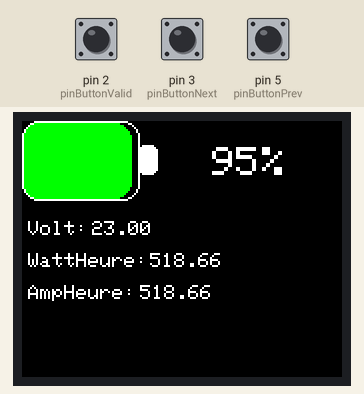
A sketch run on a simulated Arduino Uno, built with avr-gcc and run on an emulated ATmega328P. Parts: 160×128 colour display. The test bench sets the inputs (shaded band); at power-on: pin 3 (pinButtonNext) LOW, pin 2 (pinButtonValid) LOW, pin 5 (pinButtonPrev) LOW.

Above: at 3.4 s.
3.5 s: pin 3 (pinButtonNext) pulled HIGH for 0.15 s
At 4.4 s:
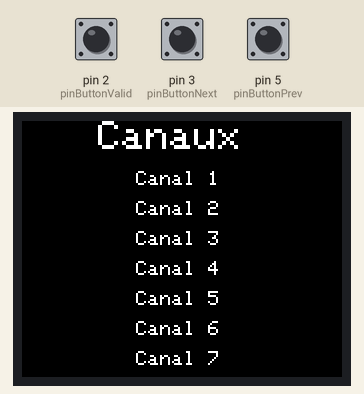
5.1 s: pin 2 (pinButtonValid) pulled HIGH for 0.15 s
At 5.9 s:
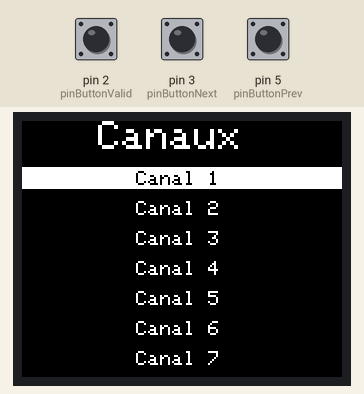
Timing chart, 0 to 8.1 s (numbered marks = the images above; inputs shaded):
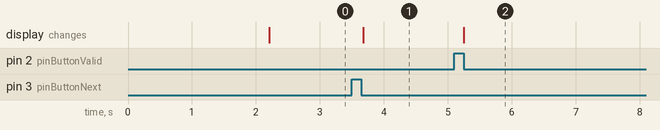

The sketch:

Main.ino
```cpp
#include "Extended.h"

int iPercent;
float fVoltage = 23;
float fWattHeure = 518.665;
float fAmpHeure = 518.665;
bool  bScreenP = 0; //1 si sur batterie 0 sur canaux
int   iScreenS =0;

void setup() {
     // put your setup code here, to run once:
     Boot();
     pinMode(pinButtonValid, INPUT);
     pinMode(pinButtonCancel, INPUT);
     pinMode(pinButtonNext, INPUT);
     pinMode(pinButtonPrev, INPUT);
     delay(2000);
     CleanScreenBlack();
     DrawBattery();
     iPercent = fVoltage/24*100;
     UpdateBattery(iPercent);
     PrintVoltage(fVoltage);
     PrintWH(fWattHeure);
     PrintAH(fAmpHeure);
}

void loop() {
    // put your main code here, to run repeatedly:
    if(((digitalRead(pinButtonNext)) || (digitalRead(pinButtonPrev))) && iScreenS == 0){
      bScreenP = !bScreenP ;
      if(digitalRead(pinButtonNext)){
        while(digitalRead(pinButtonNext)){};
      }
      else if (digitalRead(pinButtonPrev)){
         while(digitalRead(pinButtonPrev)){};
      }
      CleanScreenBlack();
      if (bScreenP){
        PrintCanauxScreen();
      }
      else{
        DrawBattery();
        iPercent = fVoltage / 24 * 100;
        UpdateBattery(iPercent);
        PrintVoltage(fVoltage);
        PrintWH(fWattHeure);
        PrintAH(fAmpHeure);
      }
    }
    if (bScreenP && (digitalRead(pinButtonValid))){
          while(digitalRead(pinButtonValid)){};
          SelectCanal(iScreenS);
        }

}
```

Extended.cpp
```cpp
#include "Extended.h"


Adafruit_ST7735 tft = Adafruit_ST7735(TFT_CS,  TFT_DC, TFT_RST);

void Boot (){
   tft.initR(INITR_BLACKTAB);
   Serial.begin(9600);
   tft.setRotation(3);
   tft.setTextWrap(false);
   tft.fillScreen(ST7735_BLACK);
   tft.setTextColor(ST7735_BLUE);
   tft.setTextSize(2);
   tft.setCursor(25, 50);
   tft.println("Walking");
   tft.setCursor(50, 70);
   tft.println("Machine");
}

void DrawBattery(){
  tft.drawRoundRect(0, 0, 59, 40, 8, ST7735_WHITE); //big rectangle
  tft.fillRoundRect(58, 12, 10, 15, 3, ST7735_WHITE); //fill little rect
}

void UpdateBattery(int iPercent){
  if(iPercent > 22){ // mise à jour dynamique du rectangle de la batterie
    tft.fillRoundRect(1, 1, 57*iPercent/100, 38, 8, ST7735_GREEN); //big dynamic rect
    tft.drawPixel(6,1, ST7735_GREEN);
    tft.drawPixel(4,2, ST7735_GREEN);
    tft.drawPixel(3,3, ST7735_GREEN);
    tft.drawPixel(2,4, ST7735_GREEN);
    tft.drawPixel(1,6, ST7735_GREEN);

    tft.drawPixel(6,38, ST7735_GREEN);
    tft.drawPixel(4,37, ST7735_GREEN);
    tft.drawPixel(3,36, ST7735_GREEN);
    tft.drawPixel(2,35, ST7735_GREEN);
    tft.drawPixel(1,33, ST7735_GREEN);
  }
  else if ((iPercent <= 22) && (iPercent > 20)){ // fin de la mise à jour dynamique du rectangle
    tft.fillRoundRect(1, 1, 57*22/100, 38, 8, ST7735_GREEN);
    tft.drawPixel(5,1, ST7735_WHITE);
    tft.drawPixel(4,2, ST7735_GREEN);
    tft.drawPixel(3,3, ST7735_GREEN);
    tft.drawPixel(2,4, ST7735_GREEN);
    tft.drawPixel(1,6, ST7735_GREEN);

    tft.drawPixel(5,38, ST7735_WHITE);
    tft.drawPixel(4,37, ST7735_GREEN);
    tft.drawPixel(3,36, ST7735_GREEN);
    tft.drawPixel(2,35, ST7735_GREEN);
    tft.drawPixel(1,33, ST7735_GREEN);
  }
  else{ // Batterie à 20% ou en dessous
    tft.fillRoundRect(1, 1, 57*22/100, 38, 8, ST7735_RED);
    tft.drawPixel(5,1, ST7735_WHITE);
    tft.drawPixel(4,2, ST7735_RED);
    tft.drawPixel(3,3, ST7735_RED);
    tft.drawPixel(2,4, ST7735_RED);
    tft.drawPixel(1,6, ST7735_RED);

    tft.drawPixel(5,38, ST7735_WHITE);
    tft.drawPixel(4,37, ST7735_RED);
    tft.drawPixel(3,36, ST7735_RED);
    tft.drawPixel(2,35, ST7735_RED);
    tft.drawPixel(1,33, ST7735_RED);
  }
  //traitement de la valeur en pourcentage
  if(iPercent == 100){ //100%
   tft.setTextColor(ST7735_WHITE);
   tft.setTextSize(2);
   tft.setCursor(88, 13);
   tft.println(iPercent);
   tft.setCursor(125, 13);
   tft.println("%");
  }
  else if (iPercent >= 10){ // entre 10 et 100
   tft.setTextColor(ST7735_WHITE);
   tft.setTextSize(2);
   tft.setCursor(95, 13);
   tft.println(iPercent);
   tft.setCursor(120, 13);
   tft.println("%");
  }
  else{ // en dessous de 10%
   tft.setTextColor(ST7735_WHITE);
   tft.setTextSize(2);
   tft.setCursor(100, 13);
   tft.println(iPercent);
   tft.setCursor(115, 13);
   tft.println("%");
  }
}

void PrintVoltage (float fVolt){ // affichage voltage
   tft.setTextColor(ST7735_WHITE);
   tft.setTextSize(1);
   tft.setCursor(3, 50);
   tft.println("Volt:");
   tft.setCursor(35, 50);
   tft.println(fVolt);
}

void PrintWH (float fWattHeure){ // affichage WattHeure
   tft.setTextColor(ST7735_WHITE);
   tft.setTextSize(1);
   tft.setCursor(3, 66);
   tft.println("WattHeure:");
   tft.setCursor(64, 66);
   tft.println(fWattHeure);
}

void PrintAH (float fAmpHeure){ // affichage AmpereHeure
   tft.setTextColor(ST7735_WHITE);
   tft.setTextSize(1);
   tft.setCursor(3, 82);
   tft.println("AmpHeure:");
   tft.setCursor(59, 82);
   tft.println(fAmpHeure);
}

void CleanScreenBlack (){
   tft.fillScreen(ST7735_BLACK);
}

void PrintCanauxScreen(){
   tft.setTextColor(ST7735_WHITE);
   tft.setTextSize(2);
   tft.setCursor(38, 0);
   tft.println("Canaux");
   tft.setTextSize(1);
   tft.setCursor(57, 25);
   tft.println("Canal 1");
   tft.setCursor(57, 40);
   tft.println("Canal 2");
   tft.setCursor(57, 55);
   tft.println("Canal 3");
   tft.setCursor(57, 70);
   tft.println("Canal 4");
   tft.setCursor(57, 85);
   tft.println("Canal 5");
   tft.setCursor(57, 100);
   tft.println("Canal 6");
   tft.setCursor(57, 115);
   tft.println("Canal 7");
}

void SelectCanal(int iSel){
  if(iSel==0){
    iSel = 1;
  }
  do{
  switch(iSel){
    case 1 :
      tft.fillRect(0, 23, 160, 11, ST7735_WHITE); //big rectangle
      tft.setTextColor(ST7735_BLACK);
      tft.setTextSize(1);
      tft.setCursor(57, 25);
      tft.println("Canal 1");
      break;
    case 2 :
      tft.fillRect(0, 38, 160, 11, ST7735_WHITE); //big rectangle
      tft.setTextColor(ST7735_BLACK);
      tft.setTextSize(1);
      tft.setCursor(57, 40);
      tft.println("Canal 2");
      break;
    case 3 :
      tft.fillRect(0, 53, 160, 11, ST7735_WHITE); //big rectangle
      tft.setTextColor(ST7735_BLACK);
      tft.setTextSize(1);
      tft.setCursor(57, 55);
      tft.println("Canal 3");
      break;
    case 4 :
      tft.fillRect(0, 68, 160, 11, ST7735_WHITE); //big rectangle
      tft.setTextColor(ST7735_BLACK);
      tft.setTextSize(1);
      tft.setCursor(57, 70);
      tft.println("Canal 4");
      break;
    case 5 :
      tft.fillRect(0, 83, 160, 11, ST7735_WHITE); //big rectangle
      tft.setTextColor(ST7735_BLACK);
      tft.setTextSize(1);
      tft.setCursor(57, 85);
      tft.println("Canal 5");
      break;
    case 6 :
      tft.fillRect(0, 98, 160, 11, ST7735_WHITE); //big rectangle
      tft.setTextColor(ST7735_BLACK);
      tft.setTextSize(1);
      tft.setCursor(57, 100);
      tft.println("Canal 6");
      break;
    case 7 :
      tft.fillRect(0, 113, 160, 11, ST7735_WHITE); //big rectangle
      tft.setTextColor(ST7735_BLACK);
      tft.setTextSize(1);
      tft.setCursor(57, 115);
      tft.println("Canal 7");
      break;
    default :
      CleanScreenBlack();
      break;
  }
  while(((digitalRead(pinButtonPrev))==0)||((digitalRead(pinButtonNext))==0)||((digitalRead(pinButtonValid))==0)||((digitalRead(pinButtonCancel))==0)){}
  if (digitalRead(pinButtonNext)){
    while (digitalRead(pinButtonNext)){}
    if(iSel == 7){
      iSel = 1;
    }
    else{
      iSel++;
    }
  }
  else if (digitalRead(pinButtonPrev)){
    while (digitalRead(pinButtonPrev)){}
    if(iSel == 1){
      iSel = 7;
    }
    else{
      iSel--;
    }
  }
  else if (digitalRead(pinButtonValid)){
    while(digitalRead(pinButtonValid)){}
      CleanScreenBlack ();
      tft.setTextColor(ST7735_WHITE);
      tft.setTextSize(1);
      tft.setCursor(57, 25);
      tft.println("Canal ");
      tft.setCursor(68, 25);
      tft.println(iSel);
  }
  }while(digitalRead(pinButtonCancel)==0);
  CleanScreenBlack();
  PrintCanauxScreen();
}
```

Extended.h
```cpp
#include <Adafruit_ST7735.h>
#include <SPI.h>
#include <Adafruit_GFX.h>
#include <gfxfont.h>

#define TFT_CS            10
#define TFT_RST            9
#define TFT_DC             8
#define BUTTON             7
#define pinButtonValid     2
#define pinButtonCancel    4
#define pinButtonNext      3
#define pinButtonPrev      5


void Boot();
void DrawBattery();
void UpdateBattery(int);
void DrawRoundRect(int16_t, int16_t, int16_t, int16_t,uint16_t);
void PrintVoltage (float);
void PrintWH (float);
void PrintAH (float);
void CleanScreenBlack ();
void PrintCanauxScreen();
void PrintCanaux(int, float,int, float,int, float,int, float,int, float,int, float,int, float);
void SelectCanal(int);
```

Measured:
- after the input at 3.5 s, the display: changes after 0.18 s (image 1)
- after the input at 5.1 s, the display: changes after 0.15 s (image 2)
